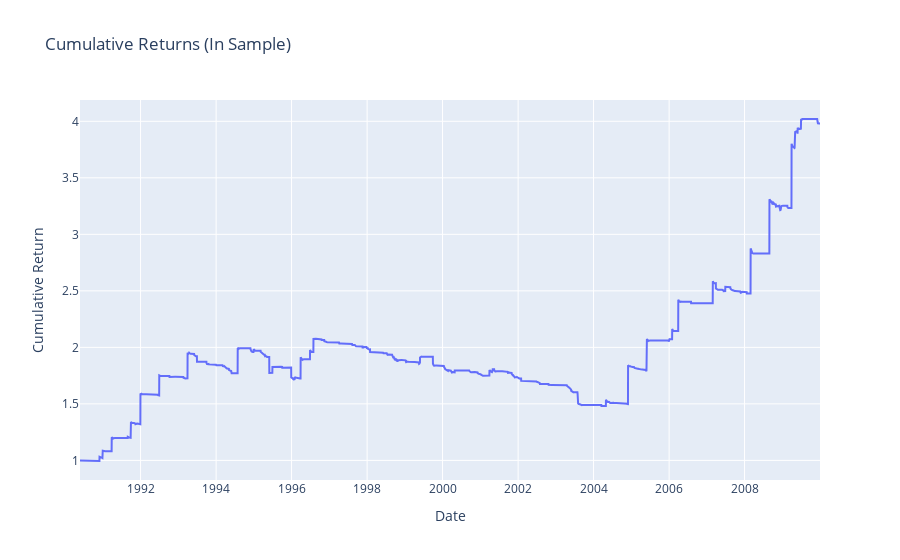

Notebook cell for this chart:
### Markdown cell above
*Cumulative Return*

### Code cell
fig = go.Figure()

fig.add_trace(
    go.Scatter(
        x = returns.index,
        y = returns['cum_return'],
    )
)

fig.update_layout(title = 'Cumulative Returns (In Sample)')
fig.update_xaxes(title= 'Date')
fig.update_yaxes(title = 'Cumulative Return')
fig.show()

### Figure 1 — Plotly figure (JSON) as saved in the notebook; plotly's stock layout.template omitted (floating-point values rounded to 4 significant figures; data arrays with more than 128 entries replaced by an {"elided": "..."} marker saying what was removed)
{"data": [{"type": "scatter", "x": {"elided": "4897 str values"}, "y": {"elided": "4897 float values"}}], "layout": {"title": {"text": "Cumulative Returns (In Sample)"}, "xaxis": {"title": {"text": "Date"}}, "yaxis": {"title": {"text": "Cumulative Return"}}}}
